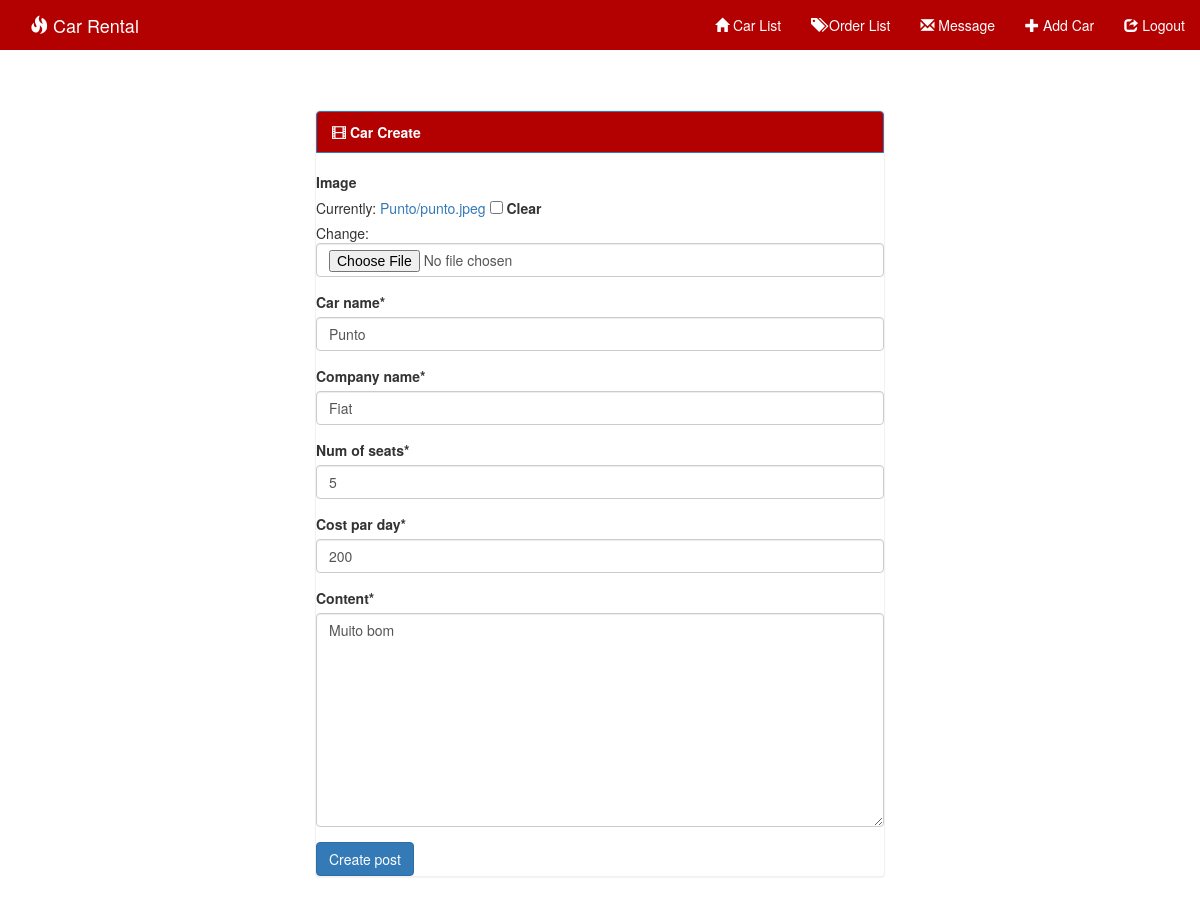
The page /car/2/edit/ on the database its author committed.
### system/models.py (models this page shows, shortened)
class Car(models.Model):
    image = models.ImageField(upload_to=uploaded_location,null=True, blank=True, width_field="width_field", height_field="height_field")
    height_field = models.IntegerField(default=0)
    width_field = models.IntegerField(default=0)
    car_name = models.CharField(max_length=100)
    company_name = models.CharField(max_length=100)
    num_of_seats = models.IntegerField()
    cost_par_day = models.CharField(max_length=50)
    content = models.TextField()
    like = models.IntegerField(default=0)

### system/views.py (the view)
# urls.py: re_path(r'^(?P<id>\d+)/edit/$', views.car_update, name="car_edit"),
def car_update(request, id=None):
    detail = get_object_or_404(Car, id=id)
    form = CarForm(request.POST or None, instance=detail)
    if form.is_valid():
        instance = form.save(commit=False)
        instance.save()
        return HttpResponseRedirect(instance.get_absolute_url())
    context = {
        "form": form,
        "title": "Update Car"
    }
    return render(request, CAR_CREATE_TEMPLATE, context)

### system/forms.py
class CarForm(forms.ModelForm):
    class Meta:
        model = Car
        fields = [
            "image",
            "car_name",
            "company_name",
            "num_of_seats",
            "cost_par_day",
            "content",
        ]

### templates/car_create.html (shortened to what this page needs)
{% extends 'base.html' %}
{% load crispy_forms_tags %}
{% block nav %}
    <div class="collapse navbar-collapse" id="myNavbar">
      <ul class="nav navbar-nav navbar-right">
        <li><a href="{% url 'adminIndex' %}"><span class="glyphicon glyphicon-home"></span> Car List</a></li>
        <li><a href="{% url 'order_list' %}"><span class="glyphicon glyphicon-tags"></span> Order List</a></li>
        <li><a href="{% url 'message' %}"><span class="glyphicon glyphicon-envelope"></span> Message</a></li>
         <li><a href="{% url 'car_create' %}"><span class="glyphicon glyphicon-plus"></span> Add Car</a></li>
        <li><a href="{% url 'accounts:logout' %}"><span class="glyphicon glyphicon-share"></span> Logout</a></li>
      </ul>
    </div>
{% endblock %}
{% block body %}
<div class ='col-sm-6 col-sm-offset-3'>
    <div class="panel panel-primary">
<div class="list-group-item active">
    <strong><span class="glyphicon glyphicon-film"></span> Car Create</strong>
  </div><br>
<form method="POST" action="" enctype="multipart/form-data">{% csrf_token %}
      {{form|crispy}}
    <input type="submit" class='btn btn-primary' value="Create post">
</form>
        </div>
</div>
{% endblock %}

### static/css/style.css (style rules this page uses)
body { background:url('../images/'); }
.navbar li a, .navbar .navbar-brand { color: #fff !important; }
.panel { margin-top:25px; }
.panel-primary { border-color: #f1f1f1 !important; }
.list-group-item.active, .list-group-item.active:focus, .list-group-item.active:hover { background-color: #b30000 !important; }

### rows shown on the page
Car: car_name "Punto", company_name "Fiat", num_of_seats "5", cost_par_day "200", content "Muito bom"
